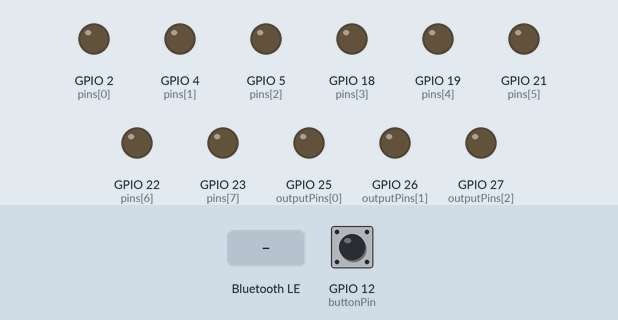
This sketch was run on a simulated ESP32. Shown: output pins drawn as LEDs (lit = HIGH). The inputs (shaded band) are chosen by the test bench; at power-on: GPIO 12 (buttonPin) HIGH. Nothing arrives over Bluetooth unless stated; a phone connects over Bluetooth LE 3 s after start.

Above: at 1.2 s.
1.3 s: GPIO 12 (buttonPin) pulled LOW for 0.15 s
At 1.6 s:
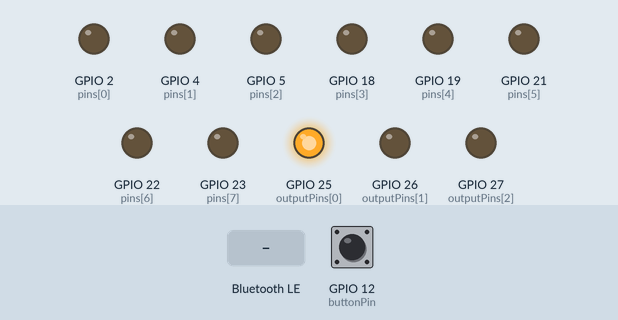
2.9 s: Bluetooth LE write "1" received
At 3.4 s:
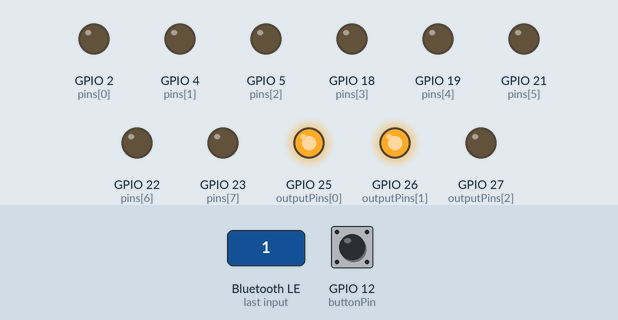
4.4 s: Bluetooth LE write "0" received
At 5.6 s:
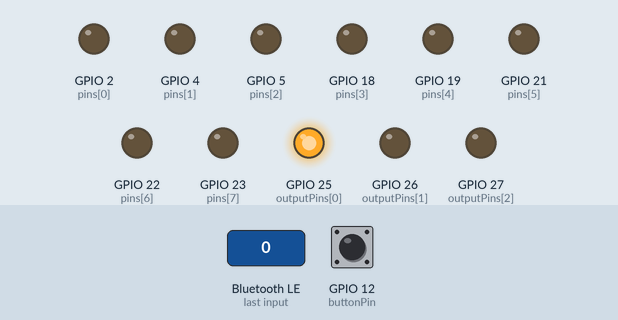
5.9 s: GPIO 12 (buttonPin) pulled LOW for 1 s
At 6.3 s:
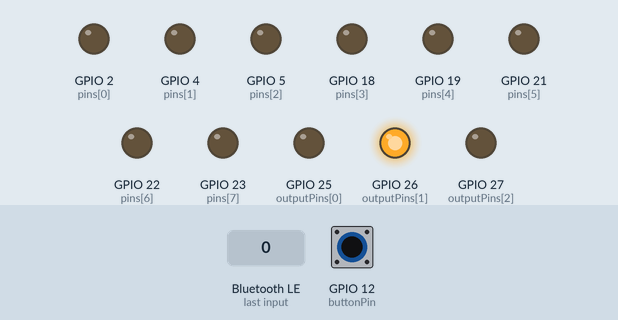
8.4 s: GPIO 12 (buttonPin) pulled LOW for 0.15 s
At 9.5 s:
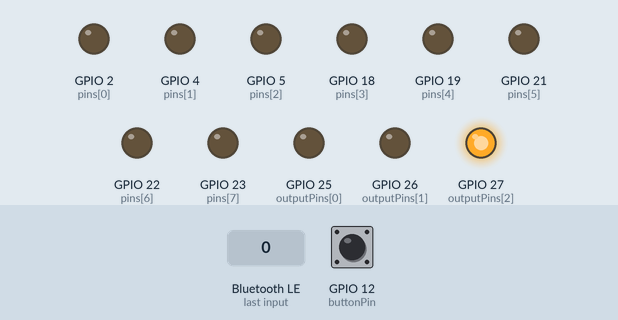
10.0 s: Bluetooth LE write "1" received
At 11.2 s:
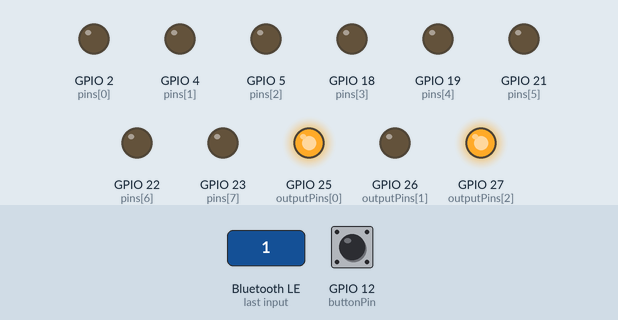
Timing chart, 0 to 12.5 s (numbered marks = the images above; inputs shaded):
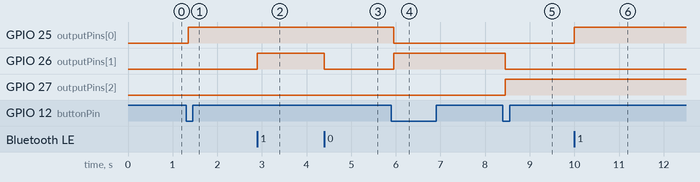

The sketch:

latchingSwitch_v3.ino
```cpp
/*
   O código implementa um sistema de latching switch em um dispositivo ESP32,
   permitindo alternar entre três saídas GPIO (portas 25, 26 e 27) e enviar
   o status atual para um aplicativo via Bluetooth BLE.
   Além disso, o código também controla o estado de oito pinos GPIO adicionais
   com base em comandos recebidos via Bluetooth BLE.
*/

#include <BLEDevice.h>
#include <BLEServer.h>
#include <BLECharacteristic.h>

// Pinos de GPIO e botão
const int buttonPin = 12;
const int outputPins[] = {25, 26, 27};
const int numPins = 8;
const int pins[numPins] = {2, 4, 5, 18, 19, 21, 22, 23};

// Variáveis para controle
int currentOutput = 0;
int buttonState = 0;
int lastButtonState = HIGH;
unsigned long lastDebounceTime = 0;
unsigned long debounceDelay = 50;
bool outputState[] = {false, false, false};
bool pinStatus[numPins] = {false};

BLEServer *pServer;
BLECharacteristic *pCharacteristicSwitch;
BLECharacteristic *pCharacteristicController;

// Definição dos UUIDs
#define SERVICE_UUID        "abcd1234-ab12-cd34-a123-456789abcdef"
#define CHARACTERISTIC_SWITCH_UUID "bbcd1234-ab12-cd34-a123-456789abcdef"
#define CHARACTERISTIC_CONTROLLER_UUID "abcd1234-ab12-cd34-a123-456789abcdef"

// Classe de Callbacks para a característica BLE de Switch
class MySwitchCallbacks : public BLECharacteristicCallbacks {
  void onWrite(BLECharacteristic *pCharacteristic) {
    // Se o valor escrito for "1", ligue a saída correspondente
    if (pCharacteristic->getValue().c_str()[0] == '1') {
      outputState[currentOutput] = true;
      digitalWrite(outputPins[currentOutput], HIGH);
    } else {
      outputState[currentOutput] = false;
      digitalWrite(outputPins[currentOutput], LOW);
    }
  }
};

// Classe de Callbacks para a característica BLE do Controlador
class MyControllerCallbacks : public BLECharacteristicCallbacks {
public:
  MyControllerCallbacks() {}

  void onWrite(BLECharacteristic *pCharacteristic) {
    std::string value = pCharacteristic->getValue();

    for (int i = 0; i < numPins; i++) {
      if (value == std::to_string(10 * (i+1) + 1)) {
        digitalWrite(pins[i], HIGH);
        pinStatus[i] = true;
      } else if (value == std::to_string(10 * (i+1))) {
        digitalWrite(pins[i], LOW);
        pinStatus[i] = false;
      }
    }
  }
};

void setup() {
  // Configuração dos pinos de saída e inicialização
  for (int i = 0; i < 3; i++) {
    pinMode(outputPins[i], OUTPUT);
  }

  for (int i = 0; i < numPins; i++) {
    pinMode(pins[i], OUTPUT);
    digitalWrite(pins[i], LOW);
  }

  // Configuração do botão como entrada
  pinMode(buttonPin, INPUT_PULLUP);

  // Inicialização do dispositivo BLE com nome
  BLEDevice::init("ESP32_TESTE");

  // Criação do servidor BLE e serviço
  pServer = BLEDevice::createServer();
  BLEService *pService = pServer->createService(SERVICE_UUID);

  // Criação da característica BLE de Switch com propriedades
  pCharacteristicSwitch = pService->createCharacteristic(
    CHARACTERISTIC_SWITCH_UUID,
    BLECharacteristic::PROPERTY_READ |
    BLECharacteristic::PROPERTY_WRITE |
    BLECharacteristic::PROPERTY_NOTIFY
  );
  pCharacteristicSwitch->setCallbacks(new MySwitchCallbacks());

  // Criação da característica BLE de Controlador com propriedades
  pCharacteristicController = pService->createCharacteristic(
    CHARACTERISTIC_CONTROLLER_UUID,
    BLECharacteristic::PROPERTY_READ | BLECharacteristic::PROPERTY_WRITE | BLECharacteristic::PROPERTY_NOTIFY
  );
  pCharacteristicController->setCallbacks(new MyControllerCallbacks());

  // Inicia o serviço e a publicidade BLE
  pService->start();
  BLEAdvertising *pAdvertising = pServer->getAdvertising();
  pAdvertising->start();
}

void loop() {
  // Leitura do estado do botão
  int reading = digitalRead(buttonPin);

  if (reading != lastButtonState) {
    lastDebounceTime = millis();
  }

  if ((millis() - lastDebounceTime) > debounceDelay) {
    if (reading != buttonState) {
      buttonState = reading;

      if (buttonState == LOW) {
        // Se o botão está pressionado, alterna a saída
        outputState[currentOutput] = !outputState[currentOutput];
        digitalWrite(outputPins[currentOutput], outputState[currentOutput]);

        // Desligue a saída anterior
        int previousOutput = (currentOutput + 2) % 3;
        outputState[previousOutput] = false;
        digitalWrite(outputPins[previousOutput], outputState[previousOutput]);

        // Atualiza a saída atual para a próxima
        currentOutput = (currentOutput + 1) % 3;

        // Atualiza o valor da característica BLE e notifica com números
        switch (currentOutput) {
          case 0:
            pCharacteristicSwitch->setValue("101");
            pCharacteristicSwitch->notify();
            break;
          case 1:
            pCharacteristicSwitch->setValue("201");
            pCharacteristicSwitch->notify();
            break;
          case 2:
            pCharacteristicSwitch->setValue("301");
            pCharacteristicSwitch->notify();
            break;
        }
      }
    }
  }

  lastButtonState = reading;
}
```

Measured:
- after the input at 1.3 s, GPIO 25 (outputPins[0]): LOW → HIGH after 0.05 s
- after the input at 2.9 s, GPIO 26 (outputPins[1]): LOW → HIGH at once
- after the input at 4.4 s, GPIO 26 (outputPins[1]): HIGH → LOW at once
- after the input at 5.9 s, GPIO 25 (outputPins[0]): HIGH → LOW after 0.05 s; GPIO 26 (outputPins[1]): LOW → HIGH after 0.05 s
- after the input at 8.4 s, GPIO 26 (outputPins[1]): HIGH → LOW after 0.05 s; GPIO 27 (outputPins[2]): LOW → HIGH after 0.05 s
- after the input at 10.0 s, GPIO 25 (outputPins[0]): LOW → HIGH at once
